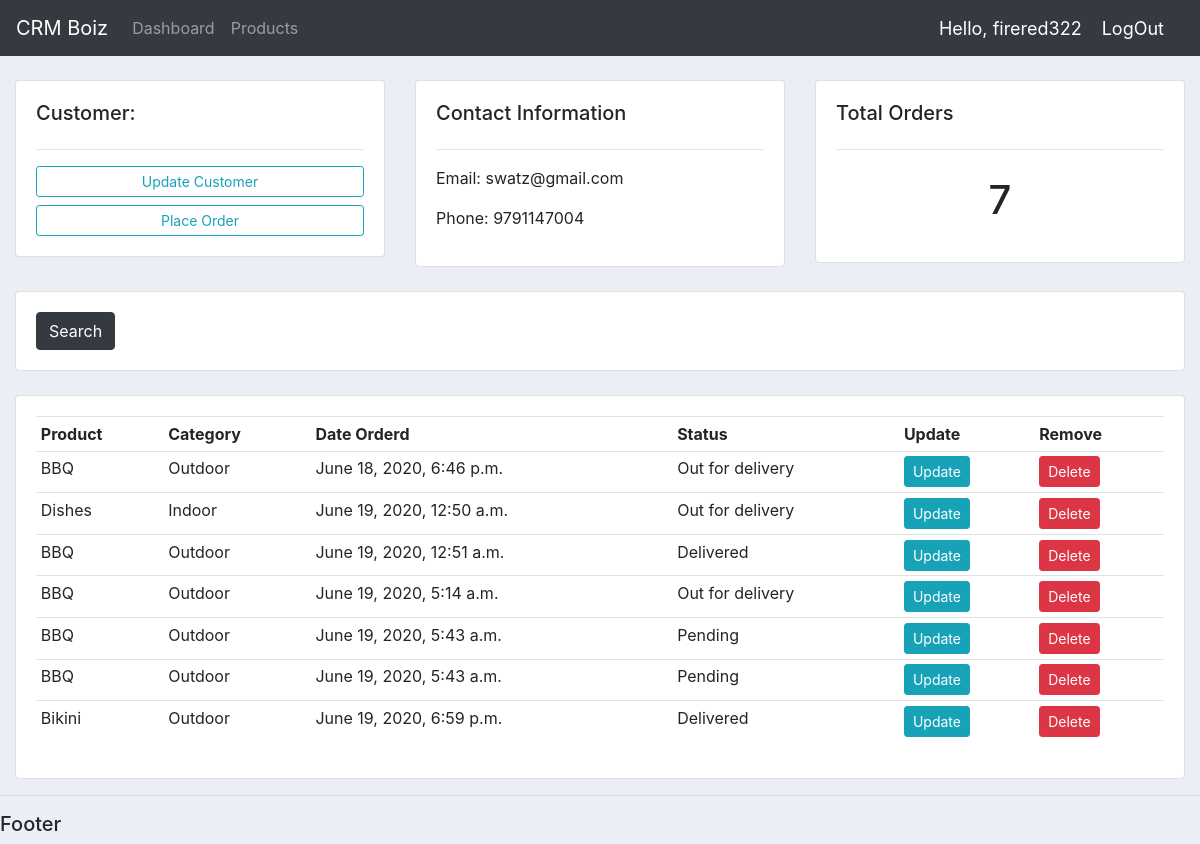
/customer/2 (signed in), run on the app's committed database.
### accounts/models.py (models this page shows, shortened)
class Customer(models.Model):
    name = models.CharField(max_length=200, null=True)
    phone = models.CharField(max_length=200, null=True)
    email = models.CharField(max_length=200, null=True)
    date_created = models.DateTimeField(auto_now_add=True)

class Order(models.Model):
    STATUS = (
        ('Pending', 'Pending'),
        ('Out for delivery', 'Out for delivery'),
        ('Delivered', 'Delivered')
    )
    customer = models.ForeignKey(
        Customer, null=True, on_delete=models.SET_NULL)
    product = models.ForeignKey(Product, null=True, on_delete=models.SET_NULL)
    status = models.CharField(max_length=200, null=True, choices=STATUS)
    date_created = models.DateTimeField(auto_now_add=True)

class Product(models.Model):
    CATEGORY = (
        ('Indoor', 'Indoor'),
        ('Outdoor', 'Outdoor')
    )
    tags = models.ManyToManyField(Tag)
    name = models.CharField(max_length=200, null=True)
    price = models.FloatField(null=True)
    category = models.CharField(max_length=200, null=True, choices=CATEGORY)
    description = models.CharField(max_length=200, null=True, blank=True)
    date_created = models.DateTimeField(auto_now_add=True)
    def __str__(self):
        return self.name

### accounts/views.py (the view)
# urls.py: path('customer/<str:pk>', views.customer, name="customer"),
@login_required(login_url='login')
def customer(request, pk):
    customer = Customer.objects.get(id=pk)
    orders = customer.order_set.all()
    order_count = orders.count()
    context = {'customer': customer,
               'orders': orders, 'order_count': order_count}
    return render(request, 'accounts/customer.html', context)

### accounts/templates/accounts/customer.html
{% extends 'accounts/main.html' %} {% block content %}
<br />
<div class="row">
  <div class="col-md">
    <div class="card card-body">
      <h5>Customer:</h5>
      <hr />
      <a class="btn btn-outline-info btn-sm btn-block" href=""
        >Update Customer</a
      >
      <a class="btn btn-outline-info btn-sm btn-block" href="{% url 'user_create_order' customer.id%}"
        >Place Order</a
      >
    </div>
  </div>
  <div class="col-md">
    <div class="card card-body">
      <h5>Contact Information</h5>
      <hr />
      <p>Email: {{ customer.email }}</p>
      <p>Phone: {{ customer.phone }}</p>
    </div>
  </div>
  <div class="col-md">
    <div class="card card-body">
      <h5>Total Orders</h5>
      <hr />
      <h1 style="text-align: center; padding: 10px;">{{order_count}}</h1>
    </div>
  </div>
</div>
<br />
<div class="row">
  <div class="col">
    <div class="card card-body">
      <form method="get">
        <button class="btn btn-dark" type="submit">Search</button>
      </form>
    </div>
  </div>
</div>
<br />
<div class="row">
  <div class="col-md">
    <div class="card card-body">
      <table class="table table-sm">
        <tr>
          <th>Product</th>
          <th>Category</th>
          <th>Date Orderd</th>
          <th>Status</th>
          <th>Update</th>
          <th>Remove</th>
        </tr>
        {% for order in orders %}
          <tr>
            <td>{{order.product}}</td>
            <td>{{order.product.category}}</td>
            <td>{{order.date_created}}</td>
            <td>{{order.status}}</td>
            <td><a class="btn btn-sm btn-info" href="{% url 'update_order' order.id %}">Update</a></td>
            <td><a class="btn btn-sm btn-danger" href="{% url 'delete_order' order.id %}">Delete</a></td>
          </tr>
        {% endfor %}
      </table>
    </div>
  </div>
</div>
{% endblock %}

### accounts/templates/accounts/navbar.html (shortened to what this page needs)
{% load static %}
<nav class="navbar navbar-expand-lg navbar-dark bg-dark">
  <a class="navbar-brand" href="{% url 'home' %}">CRM Boiz</a>
  <div class="collapse navbar-collapse" id="navbarNav">
    <ul class="navbar-nav">
      <li class="nav-item">
        <a class="nav-link" href="{% url 'home' %}">Dashboard</a>
      </li>
      <li class="nav-item">
        <a class="nav-link" href="{% url 'products' %}">Products</a>
      </li>
    </ul>
  </div>
  <span class="hello-msg">Hello, {{request.user}}</span>
  <span><a class="hello-msg" href={%url 'logout'%}>LogOut</a></span>
</nav>

### accounts/templates/accounts/main.html (style rules this page uses)
body { background-color: #ebeff5; }

### accounts/templates/accounts/navbar.html (style rules this page uses)
.hello-msg { color: white; font-size: 18px; margin-right: 20px; }

### data on the page
Customer: email "swatz@gmail.com", phone "9791147004"
Order: product "BBQ", product.category "Outdoor", date_created "June 18, 2020, 6:46 p.m.", status "Out for delivery"
Order: product "Dishes", product.category "Indoor", date_created "June 19, 2020, 12:50 a.m.", status "Out for delivery"
Order: product "BBQ", product.category "Outdoor", date_created "June 19, 2020, 12:51 a.m.", status "Delivered"
Order: product "BBQ", product.category "Outdoor", date_created "June 19, 2020, 5:14 a.m.", status "Out for delivery"
Order: product "BBQ", product.category "Outdoor", date_created "June 19, 2020, 5:43 a.m.", status "Pending"
Order: product "BBQ", product.category "Outdoor", date_created "June 19, 2020, 5:43 a.m.", status "Pending"
Order: product "Bikini", product.category "Outdoor", date_created "June 19, 2020, 6:59 p.m.", status "Delivered"

### other printed values
{{ request.user }} "firered322"
{{ order_count }} "7"
